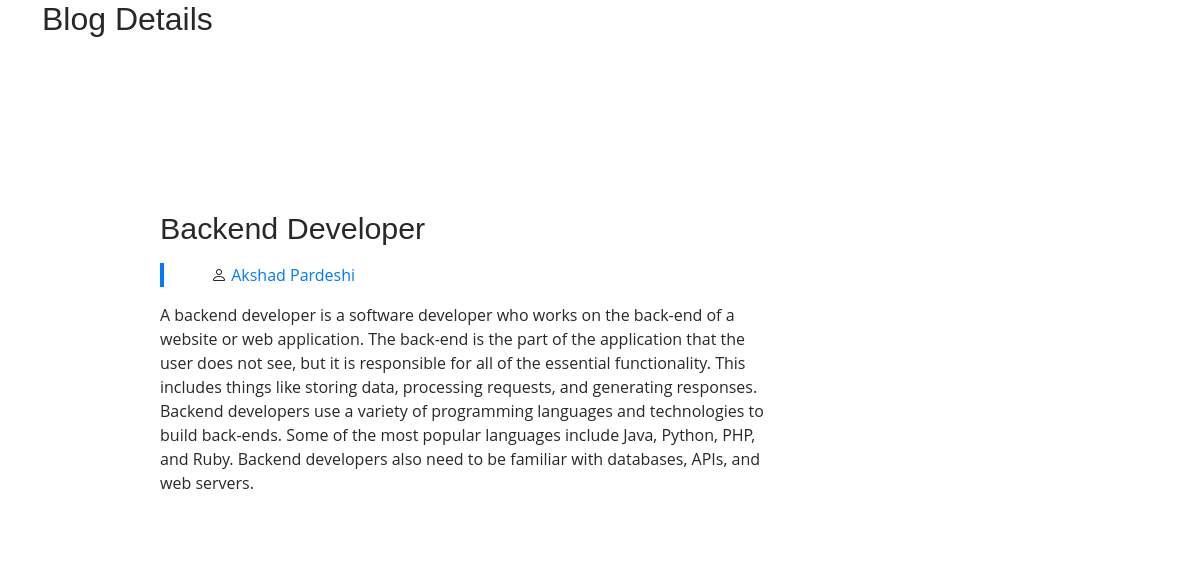
Page /singleblog/17 on the earlier database version.
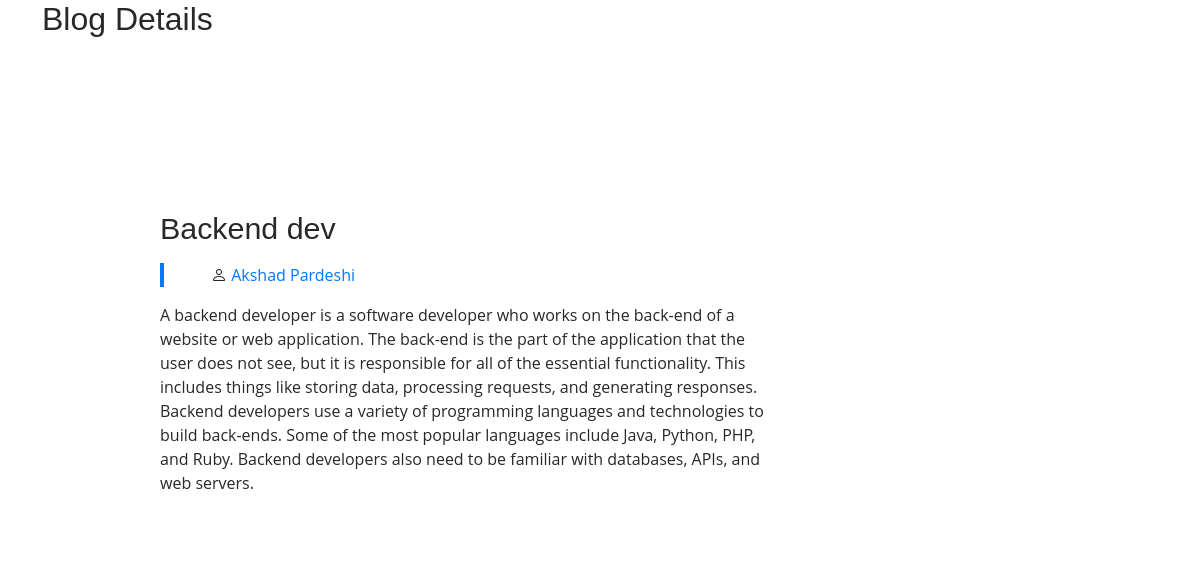
Same page on the later database version.
### website/models.py (models this page shows, shortened)
class Blogs(models.Model):
    title = models.CharField(max_length=200, unique=True)
    category = models.SlugField(max_length=200, unique=True)
    content = models.TextField()
    created_on = models.DateTimeField(auto_now_add=True)
    Status = models.IntegerField(choices=STATUS, default=0)
    class Meta:
        ordering = ['-created_on']

### website/views.py (the view)
# urls.py: path('singleblog/<int:pk>', views.singleblog.as_view(), name='singleblogs'),
class singleblog (DetailView):
    model = Blogs
    template_name = "website/blog-single.html"
    context_object_name = 'Blog'

### website/templates/website/blog-single.html (shortened to what this page needs)
{% load static %}
{% load widget_tweaks %}
<!DOCTYPE html>
<html lang="en">
<head>
  <link href="{% static 'website/assets/vendor/bootstrap/css/bootstrap.min.css' %}" rel="stylesheet">
  <link href="{% static 'website/assets/vendor/bootstrap-icons/bootstrap-icons.css' %}" rel="stylesheet">
  <link href="{% static 'website/assets/vendor/glightbox/css/glightbox.min.css' %}" rel="stylesheet">
  <link href="{% static 'website/assets/vendor/swiper/swiper-bundle.min.css' %}" rel="stylesheet">
  <link href="{% static 'website/assets/css/style.css' %}" rel="stylesheet">
</head>
<body>
  <div class="hero hero-single route bg-image" style="background-image: url(assets/img/overlay-bg.jpg)">
    <div class="hero-content display-table">
      <div class="table-cell">
        <div class="container">
          <h2 class="hero-title mb-4">Blog Details</h2>
        </div>
      </div>
    </div>
  </div>
  <main id="main">
    <section class="blog-wrapper sect-pt4" id="blog">
      <div class="container">
        <div class="row">
          {% block blogs %}
          <div class="col-md-8">
            <div class="post-box">
              <div class="post-thumb">
              </div>
              <div class="post-meta">
                <h1 class="article-title">{{ Blog.title}}</h1>
                <ul>
                  <li>
                    <span class="bi bi-person"></span>
                    <a href="#">Akshad Pardeshi</a>
                  </li>
                </ul>
              </div>
              <div class="article-content">
                <p>
                  {{ Blog.content }}
                </p>
              </div>
            </div>
          {% endblock %}
  </main>
</body>
</html>

Differences in the rows shown:
changed Blogs: title "Backend Developer" → "Backend dev"
